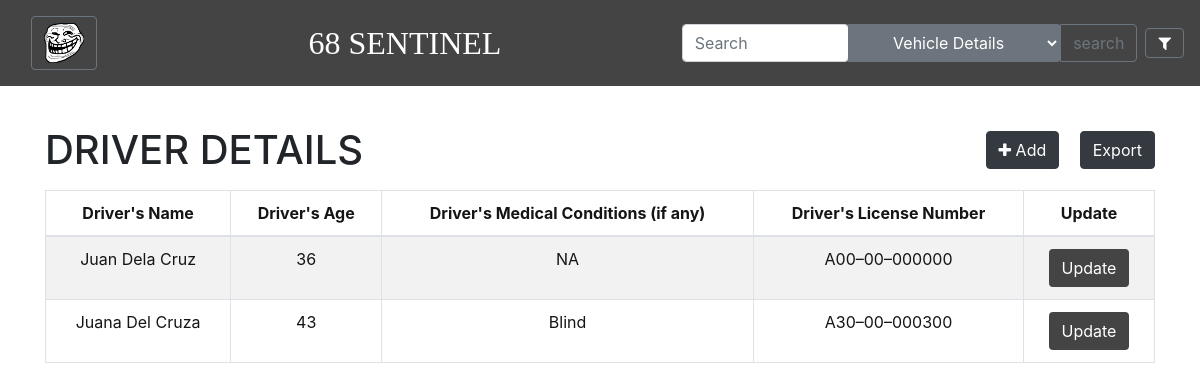
Before: /Ddetails with the older database file.
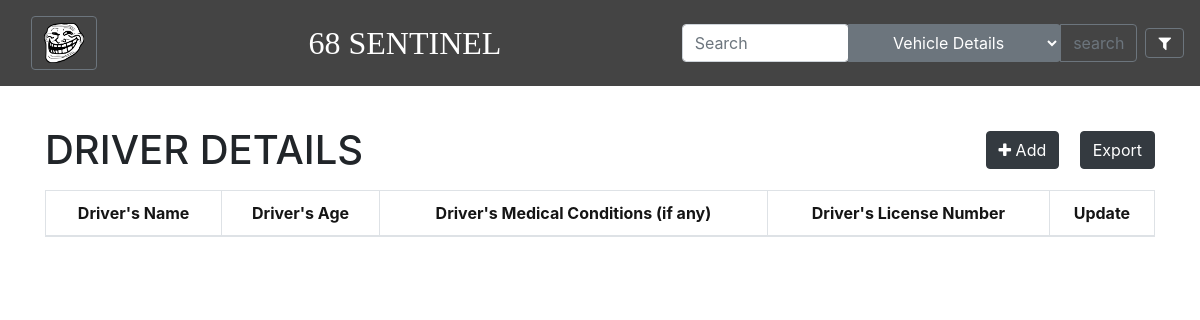
After: the same page with the newer database file.
### FMSApp/models.py (models this page shows, shortened)
class InputDDetail(models.Model):
    PlateNumber = models.ForeignKey(
        InputVDetail, on_delete=models.CASCADE, blank=True, null=True)
    DriversName = models.CharField(max_length=200)
    DriversAge = models.CharField(max_length=100)
    DriversMedicalCondition = models.CharField(max_length=300)
    DriversLicenseNumber = models.CharField(max_length=300, unique=True)
    objects = models.Manager()

### FMSApp/views.py (the view)
# urls.py: path('Ddetails', views.Ddetails, name='Ddetails'),
def Ddetails(request):
    ddetails = InputDDetail.objects.all()
    return render(request, "FMSApp/Ddetails.html", {"ddetails": ddetails})

### FMSApp/templates/FMSApp/Ddetails.html
{% extends "FMSApp/base.html" %}
{% load static %}
{% block content %}
<div class="container py-4">
    <div class="d-flex justify-content-between align-items-center mb-3">
        <h1 class="text-center mb-0">DRIVER DETAILS</h1>
        <div>
            <a class="btn btn-dark mr-3" href="{% url 'Input_DDetails' %}">
                <i class="fa fa-plus"></i> Add
            </a>
            <a class="btn btn-dark" style="color:white" href="{% url 'exportDDetails' %}"> Export </a>
        </div>
    </div>
    <table class="table table-bordered table-striped table-hover text-center" style="color:rgb(21, 21, 21);">
        <thead>
            <tr>
                <th>Driver's Name</th>
                <th>Driver's Age</th>
                <th>Driver's Medical Conditions (if any)</th>
                <th>Driver's License Number</th>
                <th>Update</th>
            </tr>
        </thead>
        <tbody>
            {% for ddetail in ddetails %}
            <tr>
                <td>{{ ddetail.DriversName }}</td>
                <td>{{ ddetail.DriversAge }}</td>
                <td>{{ ddetail.DriversMedicalCondition }}</td>
                <td>{{ ddetail.DriversLicenseNumber }}</td>
                <td><a class ="btn" style="background-color: #444444;color: white;" href="{% url 'Update_DDetailsPage' pk=ddetail.pk %}">Update</a></td>
            </tr>
            {% endfor %}
        </tbody>
    </table>
</div>
{% endblock %}

Changed rows visible on the page:
removed InputDDetail: DriversName "Juan Dela Cruz", DriversAge "36", DriversMedicalCondition "NA", DriversLicenseNumber "A00–00–000000"
removed InputDDetail: DriversName "Juana Del Cruza", DriversAge "43", DriversMedicalCondition "Blind", DriversLicenseNumber "A30–00–000300"
